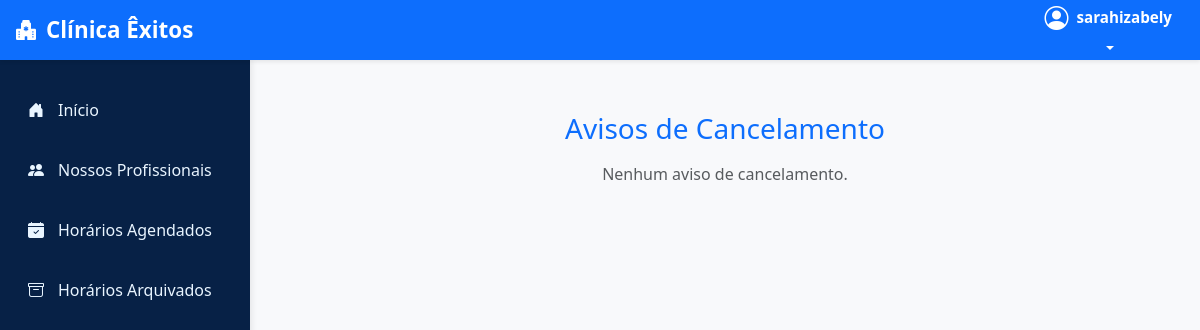
Page /usuarios/avisos/ (signed in) on the earlier database version.
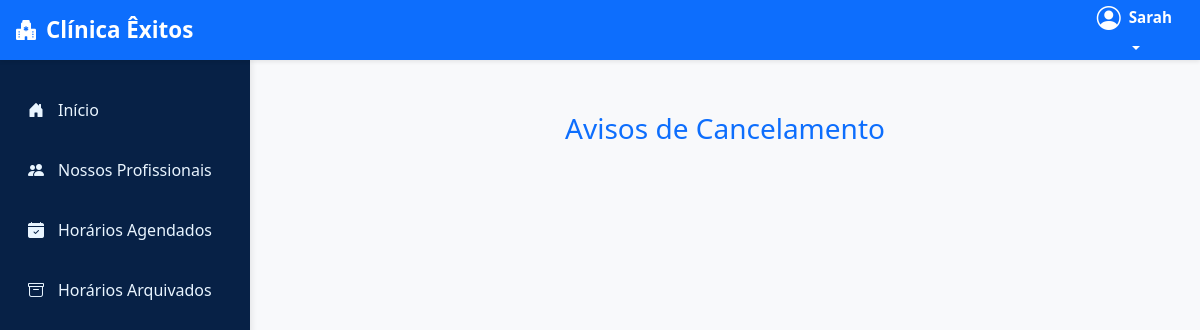
Same page on the later database version.
### usuarios/models.py (models this page shows, shortened)
class UsuarioAdaptado(AbstractUser):
    cpf = models.CharField(max_length=11, unique=True, verbose_name="CPF")
    nome_cidade = models.CharField(max_length=100, blank=True, null=True)
    endereco = models.CharField(max_length=255, blank=True, null=True)
    nome_bairro = models.CharField(max_length=100, blank=True, null=True)
    data_nascimento = models.DateField(blank=True, null=True)
    foto_perfil = models.ImageField(upload_to='perfil/', null=True, blank=True, verbose_name="Foto de Perfil")
    is_professional = models.BooleanField(default=False)
    especializacao = models.CharField(max_length=255, blank=True, null=True, verbose_name="Especialização")
    crm = models.CharField(max_length=50, blank=True, null=True, verbose_name="CRM")
    telefone_contato = models.CharField(max_length=20, blank=True, null=True, verbose_name="Telefone de Contato")
    email_profissional = models.EmailField(blank=True, null=True, verbose_name="E-mail Profissional")
    biografia = models.TextField(blank=True, null=True, verbose_name="Biografia")

### usuarios/views.py (the view)
# urls.py: path('avisos/', views.avisos_cancelamento, name='avisos_cancelamento'),
@login_required
def avisos_cancelamento(request):
    avisos = AvisoCancelamento.objects.filter(paciente=request.user).order_by('-data', '-hora_inicio')
    return render(request, 'horarios_paciente/avisos_cancelamento.html', {'avisos': avisos})

### agenda/templates/horarios_paciente/avisos_cancelamento.html
{% extends 'base.html' %}
{% block content %}
<div class="container mt-4">
    <h3 class="text-center text-primary mb-3">Avisos de Cancelamento</h3>
    {% if avisos %}
        {% for aviso in avisos %}
        {% if not aviso.lido %}
        <div class="alert alert-warning d-flex justify-content-between align-items-center shadow-sm">
            <div>
                <strong>{{ aviso.data|date:"d/m/Y" }} às {{ aviso.hora_inicio|time:"H:i" }}</strong><br>
                {{ aviso.mensagem }}
            </div>
            <a href="{% url 'marcar_aviso_lido' aviso.pk %}" class="btn btn-outline-primary btn-sm">OK</a>
        </div>
        {% endif %}
        {% endfor %}
    {% else %}
        <p class="text-muted text-center">Nenhum aviso de cancelamento.</p>
    {% endif %}
</div>
{% endblock %}

### templates/base.html (shortened to what this page needs)
{% load static %}
<!DOCTYPE html>
<html lang="pt-br">
<head>
    <link href="https://cdn.jsdelivr.net/npm/bootstrap@5.3.0/dist/css/bootstrap.min.css" rel="stylesheet">
    <link rel="stylesheet" href="https://cdn.jsdelivr.net/npm/bootstrap-icons@1.11.0/font/bootstrap-icons.css">
</head>
<body>
    <nav class="navbar top-navbar fixed-top">
        <div class="container-fluid">
            <a class="navbar-brand" href="{% if user.is_authenticated and user.groups.all.0.name == 'profissionais' %}{% url 'listar_horarios' %}
                {% elif user.is_authenticated and user.groups.all.0.name == 'usuarios_comum' %}{% url 'listar_consultas_usuario' %}
                {% elif user.is_superuser %}/admin/
                {% else %}{% url 'login' %}{% endif %}">
                <i class="bi bi-hospital-fill" style="font-size:1.25rem;"></i> Clínica Êxitos
            </a>
            <div class="user-menu">
                <div class="dropdown">
                    <button class="btn dropdown-toggle user-btn" type="button" data-bs-toggle="dropdown">
                        <div class="d-flex align-items-center gap-2">
                            {% if user.is_authenticated %}
                                {% if user.foto_perfil %}
                                    <img src="{{ user.foto_perfil.url }}" alt="{{ user.username }}" class="user-avatar">
                                {% else %}
                                    <i class="bi bi-person-circle fs-4" style="color:white"></i>
                                {% endif %}
                            {% else %}
                                <i class="bi bi-person-circle fs-4" style="color:white"></i>
                            {% endif %}
                            <div class="user-info text-start">
                                {% if user.is_authenticated %}
                                    <div class="user-name">{{ user.get_full_name|default:user.username }}</div>
                                {% else %}
                                    <div class="user-name">Visitante</div>
                                {% endif %}
                            </div>
                        </div>
                    </button>
                </div>
            </div>
        </div>
    </nav>
    <div class="sidebar">
        <nav class="nav flex-column">
            <a class="nav-link {% if request.resolver_match.url_name == 'listar_horarios' or request.resolver_match.url_name == 'listar_consultas_usuario' %}active{% endif %}"
               href="{% if user.is_authenticated and user.groups.all.0.name == 'profissionais' %}{% url 'listar_horarios' %}
                      {% elif user.is_authenticated and user.groups.all.0.name == 'usuarios_comum' %}{% url 'listar_consultas_usuario' %}
                      {% elif user.is_superuser %}/admin/
                      {% else %}{% url 'login' %}{% endif %}">
                <i class="bi bi-house-door-fill"></i> Início
            </a>
            <a class="nav-link {% if request.resolver_match.url_name == 'listar_profissionais' %}active{% endif %}" href="{% url 'listar_profissionais' %}">
                <i class="bi bi-people-fill"></i> Nossos Profissionais
            </a>
            <a class="nav-link {% if request.resolver_match.url_name == 'horarios_agendados' %}active{% endif %}" href="{% url 'horarios_agendados' %}">
                <i class="bi bi-calendar-check-fill"></i> Horários Agendados
            </a>
            <a class="nav-link {% if request.resolver_match.url_name == 'horarios_arquivados' %}active{% endif %}" href="{% url 'horarios_arquivados' %}">
                <i class="bi bi-archive"></i> Horários Arquivados
            </a>
        </nav>
    </div>
    <main class="main-content">
        {% block content %}{% endblock %}
    </main>
</body>
</html>

Differences in the rows shown:
changed UsuarioAdaptado: get_full_name "sarahizabely" → "Sarah"
Other differences:
text no longer shown: "Nenhum aviso de cancelamento."
